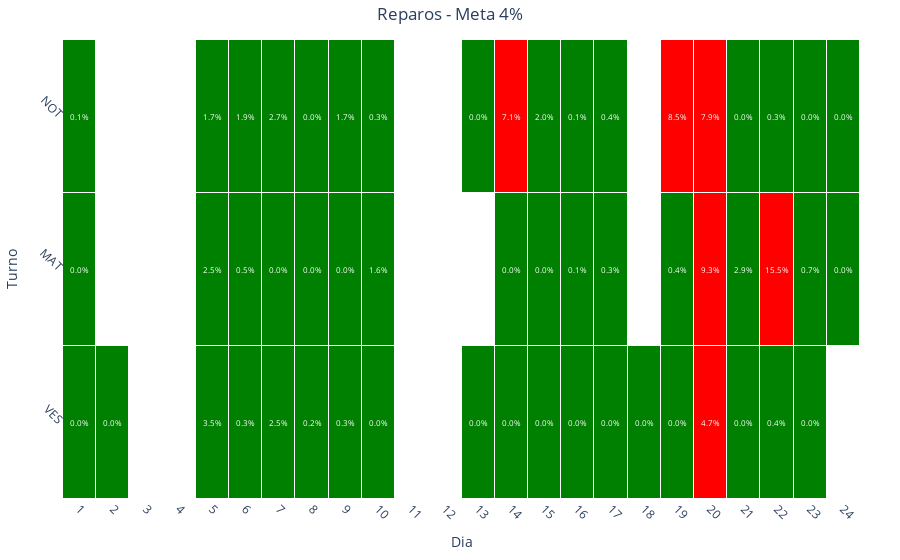

Notebook code for this chart:
### Code cell
# HeatMap
# cSpell: disable=invalid-name
def graph_heatmap_reparos(dataframe: pd.DataFrame, meta: int):
    # Converter 'data_registro' para datetime e criar uma nova coluna 'data_turno'

    dataframe["data_registro"] = pd.to_datetime(dataframe["data_registro"])

    dataframe["data_turno"] = dataframe["data_registro"].dt.strftime("%Y-%m-%d")

    # Agrupar por 'data_turno' e 'turno' e calcular a média da eficiência

    df_grouped = (
        dataframe.groupby(["data_turno", "turno"], observed=False)["reparo"].mean().reset_index()
    )

    # Remodelar os dados para o formato de heatmap

    df_pivot = df_grouped.pivot(index="turno", columns="data_turno", values="reparo")

    # Reordenar o índice do DataFrame
    df_pivot = df_pivot.reindex(["VES", "MAT", "NOT"])

    # Criar escala de cores personalizada
    colors = [[0, "green"], [0.04, "green"], [0.04, "red"], [1, "red"]]

    # Extrair apenas o dia da data
    df_pivot.columns = pd.to_datetime(df_pivot.columns).day

    # Criar o gráfico de calor
    fig = go.Figure(
        data=go.Heatmap(
            z=df_pivot.values,
            x=df_pivot.columns,
            y=df_pivot.index,
            colorscale=colors,
            zmin=0,
            zmax=1,  # Escala de valores de 0 a 1
            hoverongaps=False,
            hovertemplate="Turno: %{y}<br>Dia: %{x}<br>Valor: %{z:.1%}",
            showscale=False,  # Não mostrar a escala de cores
            xgap=1,  # Espaçamento entre os dias
            ygap=1,  # Espaçamento entre os turnos
        )
    )

    # Adicionar anotações com a média da eficiência
    for (i, j), value in np.ndenumerate(df_pivot.values):
        fig.add_annotation(
            x=df_pivot.columns[j],
            y=df_pivot.index[i],
            text=f"{value:.1%}",
            showarrow=False,
            font=dict(color="white", size=8),
        )

    # Definir o título do gráfico
    fig.update_layout(
        title=f"Reparos - Meta {meta}%",
        xaxis_title="Dia",
        yaxis_title="Turno",
        title_x=0.5,  # Centralizar o título
        xaxis_nticks=31,  # Definir o número de dias
        xaxis=dict(
            tickmode="linear",
            tickvals=list(range(1, 32)),  # Definir os dias
            ticktext=list(range(1, 32)),  # Definir os dias
            tickangle=45,  # Rotacionar os dias
        ),
        yaxis=dict(
            tickmode="linear",
            tickangle=45,
        ),
        plot_bgcolor="white",
        margin=dict(t=40, b=40, l=40, r=40),
    )

    fig.show()


reparos_map = graph_heatmap_reparos(df_reparos, 4)

### Figure 1 — Plotly figure (JSON) as saved in the notebook; plotly's stock layout.template omitted (floating-point values rounded to 4 significant figures)
{"data": [{"colorscale": [[0, "green"], [0.04, "green"], [0.04, "red"], [1, "red"]], "hoverongaps": false, "hovertemplate": "Turno: %{y}<br>Dia: %{x}<br>Valor: %{z:.1%}", "showscale": false, "type": "heatmap", "x": [1, 2, 3, 4, 5, 6, 7, 8, 9, 10, 11, 12, 13, 14, 15, 16, 17, 18, 19, 20, 21, 22, 23, 24], "xgap": 1, "y": ["VES", "MAT", "NOT"], "ygap": 1, "z": [[0, 0, null, null, 0.03523, 0.003472, 0.02535, 0.002273, 0.002652, 0, null, null, 0, 0, 0, 0, 0, 0, 0, 0.04735, 0, 0.003788, 0, null], [0, null, null, null, 0.02479, 0.004583, 0, 0, 0, 0.01629, null, null, null, 0, 0, 0.00125, 0.003409, null, 0.004167, 0.09292, 0.02879, 0.1554, 0.006597, 0], [0.0006944, null, null, null, 0.01742, 0.01944, 0.02727, 0, 0.01736, 0.00303, null, null, 0, 0.07083, 0.01958, 0.0008333, 0.003788, null, 0.08507, 0.07882, 0.0003788, 0.003333, 0, 0]], "zmax": 1, "zmin": 0}], "layout": {"annotations": [{"font": {"color": "white", "size": 8}, "showarrow": false, "text": "0.0%", "x": 1, "y": "VES"}, {"font": {"color": "white", "size": 8}, "showarrow": false, "text": "0.0%", "x": 2, "y": "VES"}, {"font": {"color": "white", "size": 8}, "showarrow": false, "text": "nan%", "x": 3, "y": "VES"}, {"font": {"color": "white", "size": 8}, "showarrow": false, "text": "nan%", "x": 4, "y": "VES"}, {"font": {"color": "white", "size": 8}, "showarrow": false, "text": "3.5%", "x": 5, "y": "VES"}, {"font": {"color": "white", "size": 8}, "showarrow": false, "text": "0.3%", "x": 6, "y": "VES"}, {"font": {"color": "white", "size": 8}, "showarrow": false, "text": "2.5%", "x": 7, "y": "VES"}, {"font": {"color": "white", "size": 8}, "showarrow": false, "text": "0.2%", "x": 8, "y": "VES"}, {"font": {"color": "white", "size": 8}, "showarrow": false, "text": "0.3%", "x": 9, "y": "VES"}, {"font": {"color": "white", "size": 8}, "showarrow": false, "text": "0.0%", "x": 10, "y": "VES"}, {"font": {"color": "white", "size": 8}, "showarrow": false, "text": "nan%", "x": 11, "y": "VES"}, {"font": {"color": "white", "size": 8}, "showarrow": false, "text": "nan%", "x": 12, "y": "VES"}, {"font": {"color": "white", "size": 8}, "showarrow": false, "text": "0.0%", "x": 13, "y": "VES"}, {"font": {"color": "white", "size": 8}, "showarrow": false, "text": "0.0%", "x": 14, "y": "VES"}, {"font": {"color": "white", "size": 8}, "showarrow": false, "text": "0.0%", "x": 15, "y": "VES"}, {"font": {"color": "white", "size": 8}, "showarrow": false, "text": "0.0%", "x": 16, "y": "VES"}, {"font": {"color": "white", "size": 8}, "showarrow": false, "text": "0.0%", "x": 17, "y": "VES"}, {"font": {"color": "white", "size": 8}, "showarrow": false, "text": "0.0%", "x": 18, "y": "VES"}, {"font": {"color": "white", "size": 8}, "showarrow": false, "text": "0.0%", "x": 19, "y": "VES"}, {"font": {"color": "white", "size": 8}, "showarrow": false, "text": "4.7%", "x": 20, "y": "VES"}, {"font": {"color": "white", "size": 8}, "showarrow": false, "text": "0.0%", "x": 21, "y": "VES"}, {"font": {"color": "white", "size": 8}, "showarrow": false, "text": "0.4%", "x": 22, "y": "VES"}, {"font": {"color": "white", "size": 8}, "showarrow": false, "text": "0.0%", "x": 23, "y": "VES"}, {"font": {"color": "white", "size": 8}, "showarrow": false, "text": "nan%", "x": 24, "y": "VES"}, {"font": {"color": "white", "size": 8}, "showarrow": false, "text": "0.0%", "x": 1, "y": "MAT"}, {"font": {"color": "white", "size": 8}, "showarrow": false, "text": "nan%", "x": 2, "y": "MAT"}, {"font": {"color": "white", "size": 8}, "showarrow": false, "text": "nan%", "x": 3, "y": "MAT"}, {"font": {"color": "white", "size": 8}, "showarrow": false, "text": "nan%", "x": 4, "y": "MAT"}, {"font": {"color": "white", "size": 8}, "showarrow": false, "text": "2.5%", "x": 5, "y": "MAT"}, {"font": {"color": "white", "size": 8}, "showarrow": false, "text": "0.5%", "x": 6, "y": "MAT"}, {"font": {"color": "white", "size": 8}, "showarrow": false, "text": "0.0%", "x": 7, "y": "MAT"}, {"font": {"color": "white", "size": 8}, "showarrow": false, "text": "0.0%", "x": 8, "y": "MAT"}, {"font": {"color": "white", "size": 8}, "showarrow": false, "text": "0.0%", "x": 9, "y": "MAT"}, {"font": {"color": "white", "size": 8}, "showarrow": false, "text": "1.6%", "x": 10, "y": "MAT"}, {"font": {"color": "white", "size": 8}, "showarrow": false, "text": "nan%", "x": 11, "y": "MAT"}, {"font": {"color": "white", "size": 8}, "showarrow": false, "text": "nan%", "x": 12, "y": "MAT"}, {"font": {"color": "white", "size": 8}, "showarrow": false, "text": "nan%", "x": 13, "y": "MAT"}, {"font": {"color": "white", "size": 8}, "showarrow": false, "text": "0.0%", "x": 14, "y": "MAT"}, {"font": {"color": "white", "size": 8}, "showarrow": false, "text": "0.0%", "x": 15, "y": "MAT"}, {"font": {"color": "white", "size": 8}, "showarrow": false, "text": "0.1%", "x": 16, "y": "MAT"}, {"font": {"color": "white", "size": 8}, "showarrow": false, "text": "0.3%", "x": 17, "y": "MAT"}, {"font": {"color": "white", "size": 8}, "showarrow": false, "text": "nan%", "x": 18, "y": "MAT"}, {"font": {"color": "white", "size": 8}, "showarrow": false, "text": "0.4%", "x": 19, "y": "MAT"}, {"font": {"color": "white", "size": 8}, "showarrow": false, "text": "9.3%", "x": 20, "y": "MAT"}, {"font": {"color": "white", "size": 8}, "showarrow": false, "text": "2.9%", "x": 21, "y": "MAT"}, {"font": {"color": "white", "size": 8}, "showarrow": false, "text": "15.5%", "x": 22, "y": "MAT"}, {"font": {"color": "white", "size": 8}, "showarrow": false, "text": "0.7%", "x": 23, "y": "MAT"}, {"font": {"color": "white", "size": 8}, "showarrow": false, "text": "0.0%", "x": 24, "y": "MAT"}, {"font": {"color": "white", "size": 8}, "showarrow": false, "text": "0.1%", "x": 1, "y": "NOT"}, {"font": {"color": "white", "size": 8}, "showarrow": false, "text": "nan%", "x": 2, "y": "NOT"}, {"font": {"color": "white", "size": 8}, "showarrow": false, "text": "nan%", "x": 3, "y": "NOT"}, {"font": {"color": "white", "size": 8}, "showarrow": false, "text": "nan%", "x": 4, "y": "NOT"}, {"font": {"color": "white", "size": 8}, "showarrow": false, "text": "1.7%", "x": 5, "y": "NOT"}, {"font": {"color": "white", "size": 8}, "showarrow": false, "text": "1.9%", "x": 6, "y": "NOT"}, {"font": {"color": "white", "size": 8}, "showarrow": false, "text": "2.7%", "x": 7, "y": "NOT"}, {"font": {"color": "white", "size": 8}, "showarrow": false, "text": "0.0%", "x": 8, "y": "NOT"}, {"font": {"color": "white", "size": 8}, "showarrow": false, "text": "1.7%", "x": 9, "y": "NOT"}, {"font": {"color": "white", "size": 8}, "showarrow": false, "text": "0.3%", "x": 10, "y": "NOT"}, {"font": {"color": "white", "size": 8}, "showarrow": false, "text": "nan%", "x": 11, "y": "NOT"}, {"font": {"color": "white", "size": 8}, "showarrow": false, "text": "nan%", "x": 12, "y": "NOT"}, {"font": {"color": "white", "size": 8}, "showarrow": false, "text": "0.0%", "x": 13, "y": "NOT"}, {"font": {"color": "white", "size": 8}, "showarrow": false, "text": "7.1%", "x": 14, "y": "NOT"}, {"font": {"color": "white", "size": 8}, "showarrow": false, "text": "2.0%", "x": 15, "y": "NOT"}, {"font": {"color": "white", "size": 8}, "showarrow": false, "text": "0.1%", "x": 16, "y": "NOT"}, {"font": {"color": "white", "size": 8}, "showarrow": false, "text": "0.4%", "x": 17, "y": "NOT"}, {"font": {"color": "white", "size": 8}, "showarrow": false, "text": "nan%", "x": 18, "y": "NOT"}, {"font": {"color": "white", "size": 8}, "showarrow": false, "text": "8.5%", "x": 19, "y": "NOT"}, {"font": {"color": "white", "size": 8}, "showarrow": false, "text": "7.9%", "x": 20, "y": "NOT"}, {"font": {"color": "white", "size": 8}, "showarrow": false, "text": "0.0%", "x": 21, "y": "NOT"}, {"font": {"color": "white", "size": 8}, "showarrow": false, "text": "0.3%", "x": 22, "y": "NOT"}, {"font": {"color": "white", "size": 8}, "showarrow": false, "text": "0.0%", "x": 23, "y": "NOT"}, {"font": {"color": "white", "size": 8}, "showarrow": false, "text": "0.0%", "x": 24, "y": "NOT"}], "margin": {"b": 40, "l": 40, "r": 40, "t": 40}, "plot_bgcolor": "white", "title": {"text": "Reparos - Meta 4%", "x": 0.5}, "xaxis": {"nticks": 31, "tickangle": 45, "tickmode": "linear", "ticktext": [1, 2, 3, 4, 5, 6, 7, 8, 9, 10, 11, 12, 13, 14, 15, 16, 17, 18, 19, 20, 21, 22, 23, 24, 25, 26, 27, 28, 29, 30, 31], "tickvals": [1, 2, 3, 4, 5, 6, 7, 8, 9, 10, 11, 12, 13, 14, 15, 16, 17, 18, 19, 20, 21, 22, 23, 24, 25, 26, 27, 28, 29, 30, 31], "title": {"text": "Dia"}}, "yaxis": {"tickangle": 45, "tickmode": "linear", "title": {"text": "Turno"}}}}
